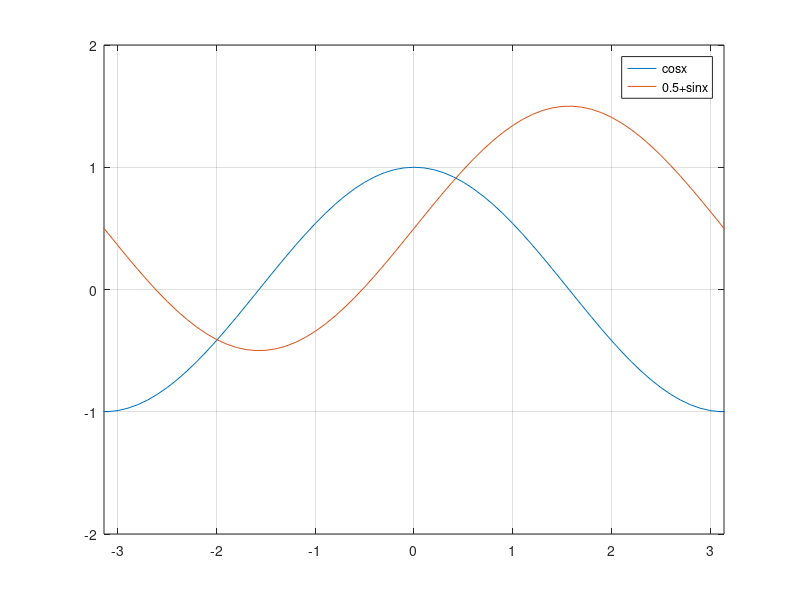

Source code (MATLAB):

x = -5:0.1:5;

y1 = (cos(x));
y2 = (0.5+sin(x));

figure();
plot(x,y1,x,y2);
grid on;
legend('cosx','0.5+sinx');
xlim([-pi,pi]);
ylim([-2,2]);
